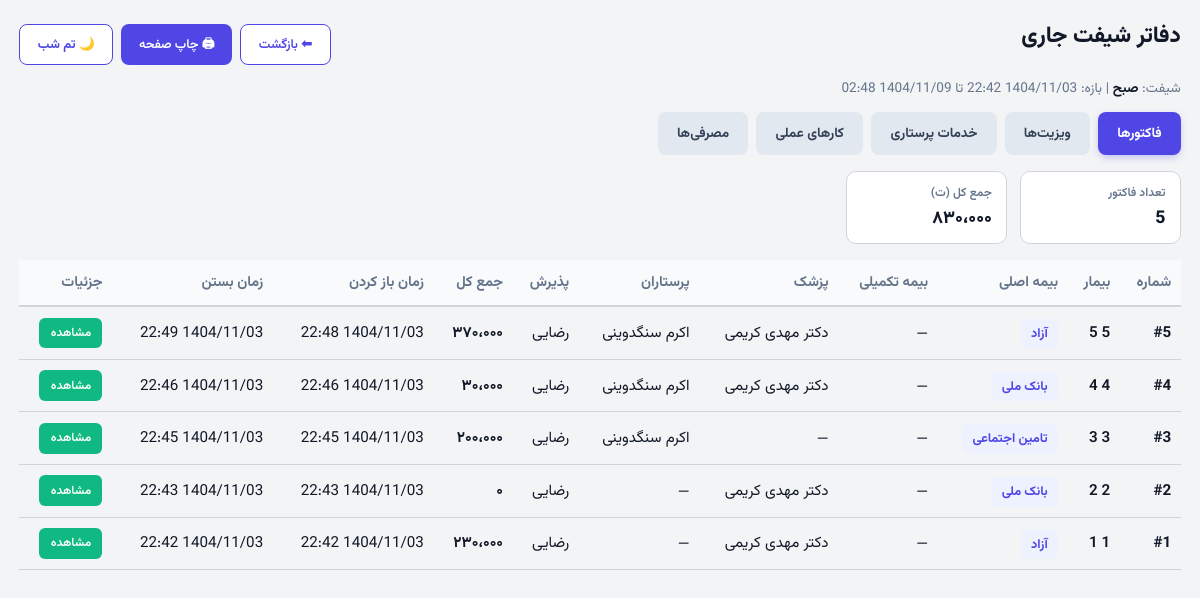
Page /reception/ledgers (signed in) on the committed database.
### tables this page shows
CREATE TABLE user_active_shift (
    user_id INTEGER PRIMARY KEY,
    active_shift TEXT NOT NULL,  -- 'morning', 'evening', 'night'
    work_date TEXT NOT NULL,     -- YYYY-MM-DD
    shift_started_at TIMESTAMP DEFAULT (datetime('now', '+3 hours', '+30 minutes')),
    FOREIGN KEY (user_id) REFERENCES users (id)
);

CREATE TABLE invoices (
    id INTEGER PRIMARY KEY AUTOINCREMENT,
    patient_id INTEGER NOT NULL,
    doctor_id INTEGER,
    nurse_id INTEGER,
    status TEXT DEFAULT 'open', -- 'open', 'closed'
    insurance_type TEXT,
    supplementary_insurance TEXT,
    total_amount REAL DEFAULT 0,
    work_date TEXT, -- YYYY-MM-DD (manual work date)
    shift TEXT, -- 'morning', 'evening', 'night'
    opened_at TIMESTAMP DEFAULT (datetime('now', '+3 hours', '+30 minutes')),
    closed_at TIMESTAMP,
    opened_by TEXT,
    opened_by_name TEXT,
    closed_by TEXT,
    closed_by_name TEXT,
    FOREIGN KEY (patient_id) REFERENCES patients (id),
    FOREIGN KEY (doctor_id) REFERENCES medical_staff (id),
    FOREIGN KEY (nurse_id) REFERENCES medical_staff (id)
);

### src/api/reception.py (the view)
@bp.route('/ledgers', methods=['GET'])
@login_required
def combined_ledgers():
    from src.adapters.sqlite.core import get_db
    db = get_db()
    from src.common.utils import get_current_shift_window
    shift, start_dt, end_dt = get_current_shift_window()
    injections = db.execute(
        '''SELECT i.id, i.injection_date, i.injection_type, i.count, i.unit_price, i.total_price, i.notes,
                  p.full_name AS patient_name,
                  doc.full_name AS doctor_name,
                  nurse.full_name AS nurse_name,
                  i.invoice_id
           FROM injections i
           JOIN patients p ON p.id = i.patient_id
           JOIN invoices inv ON inv.id = i.invoice_id AND inv.status = 'closed'
           LEFT JOIN medical_staff doc ON doc.id = i.doctor_id
           LEFT JOIN medical_staff nurse ON nurse.id = i.nurse_id
           WHERE i.work_date = ? AND i.shift = ? ORDER BY i.injection_date DESC''',
        (g.user_shift_status.get('work_date'), g.user_shift_status.get('active_shift'))
    ).fetchall()
    injections_list = [dict(r) for r in injections]
    injections_doctor = db.execute(
        '''SELECT i.id, i.injection_date, i.injection_type, i.count, i.unit_price, i.total_price, i.notes,
                  p.full_name AS patient_name,
                  doc.full_name AS doctor_name,
                  nurse.full_name AS nurse_name,
                  i.invoice_id
           FROM injections i
           JOIN patients p ON p.id = i.patient_id
           JOIN invoices inv ON inv.id = i.invoice_id AND inv.status = 'closed'
           LEFT JOIN medical_staff doc ON doc.id = i.doctor_id
           LEFT JOIN medical_staff nurse ON nurse.id = i.nurse_id
           WHERE i.work_date = ?
             AND i.shift = ?
             AND EXISTS (
                 SELECT 1 FROM visits v
                 WHERE v.invoice_id = i.invoice_id
             )
           ORDER BY i.injection_date DESC''',
        (g.user_shift_status.get('work_date'), g.user_shift_status.get('active_shift'))
    ).fetchall()
    injections_doctor_list = [dict(r) for r in injections_doctor]
    procedures = db.execute(
        '''SELECT pr.id, pr.procedure_date, pr.procedure_type, pr.price, pr.notes,
                  p.full_name AS patient_name, pr.performer_type,
                  doc.full_name AS doctor_name,
                  nurse.full_name AS nurse_name
           FROM procedures pr
           JOIN patients p ON p.id = pr.patient_id
           JOIN invoices inv ON inv.id = pr.invoice_id AND inv.status = 'closed'
           LEFT JOIN medical_staff doc ON doc.id = pr.doctor_id
           LEFT JOIN medical_staff nurse ON nurse.id = pr.nurse_id
           WHERE pr.work_date = ? AND pr.shift = ? ORDER BY pr.procedure_date DESC''',
        (g.user_shift_status.get('work_date'), g.user_shift_status.get('active_shift'))
    ).fetchall()
    procedures_list = [dict(r) for r in procedures]
    consumables_rows = db.execute(
        '''SELECT c.id, c.usage_date, c.item_name, c.category, c.quantity, c.unit_price, c.total_cost,
                  c.patient_provided, c.notes, p.full_name AS patient_name,
                  doc.full_name AS doctor_name, nurse.full_name AS nurse_name
           FROM consumables_ledger c
           JOIN patients p ON p.id = c.patient_id
           JOIN invoices inv ON inv.id = c.invoice_id AND inv.status = 'closed'
           LEFT JOIN medical_staff doc ON doc.id = c.doctor_id
           LEFT JOIN medical_staff nurse ON nurse.id = c.nurse_id
           WHERE c.work_date = ? AND c.shift = ?
           ORDER BY c.usage_date DESC''',
        (g.user_shift_status.get('work_date'), g.user_shift_status.get('active_shift'))
    ).fetchall()
    consumables_list = [dict(r) for r in consumables_rows]
    visits = db.execute(
        '''SELECT v.id, v.visit_date, v.insurance_type, v.supplementary_insurance, v.price AS total_amount, v.notes,
                  p.full_name AS patient_name, v.doctor_name,
                  doc.full_name AS shift_doctor_name, nurse.full_name AS shift_nurse_name
           FROM visits v
           JOIN patients p ON p.id = v.patient_id
           JOIN invoices inv ON inv.id = v.invoice_id AND inv.status = 'closed'
           LEFT JOIN medical_staff doc ON doc.id = v.doctor_id
           LEFT JOIN medical_staff nurse ON nurse.id = v.nurse_id
           WHERE v.work_date = ? AND v.shift = ?
           ORDER BY v.visit_date DESC''',
        (g.user_shift_status.get('work_date'), g.user_shift_status.get('active_shift'))
    ).fetchall()
    visits_list = [dict(r) for r in visits]
    invoices = db.execute(
        '''SELECT inv.id, inv.opened_at, inv.closed_at, inv.status, inv.total_amount,
                  inv.insurance_type, inv.supplementary_insurance, inv.opened_by,
                  p.full_name AS patient_name,
                  COALESCE(doc.full_name,
                                        (
                                            SELECT COALESCE(v.doctor_name, ms.full_name)
                                            FROM visits v
                                            LEFT JOIN medical_staff ms ON ms.id = v.doctor_id
                                            WHERE v.invoice_id = inv.id AND (v.doctor_name IS NOT NULL OR v.doctor_id IS NOT NULL)
                                            ORDER BY v.visit_date DESC LIMIT 1
                                        )
                                    ) AS doctor_name,
                                    nurse.full_name AS nurse_name,
                  (
                      SELECT GROUP_CONCAT(ms.full_name, '، ')
                      FROM (
                          SELECT DISTINCT nurse_id FROM injections WHERE invoice_id = inv.id AND nurse_id IS NOT NULL
                          UNION
                          SELECT DISTINCT nurse_id FROM procedures WHERE invoice_id = inv.id AND nurse_id IS NOT NULL
                          UNION
                          SELECT DISTINCT nurse_id FROM consumables_ledger WHERE invoice_id = inv.id AND nurse_id IS NOT NULL
                      ) AS all_nurses
                      JOIN medical_staff ms ON ms.id = all_nurses.nurse_id
                  ) AS all_nurses_names
           FROM invoices inv
           JOIN patients p ON p.id = inv.patient_id
           LEFT JOIN medical_staff doc ON doc.id = inv.doctor_id
           LEFT JOIN medical_staff nurse ON nurse.id = inv.nurse_id
           WHERE inv.status = 'closed' AND inv.work_date = ? AND inv.shift = ?
           ORDER BY inv.closed_at DESC''',
        (g.user_shift_status.get('work_date'), g.user_shift_status.get('active_shift'))
    ).fetchall()
    invoices_list = [dict(r) for r in invoices]
    return render_template('reception/ledgers.html',
                           shift=shift,
                           start=start_dt,
                           end=end_dt,
                           injections=injections_list,
                           injections_doctor=injections_doctor_list,
                           procedures=procedures_list,
                           consumables=consumables_list,
                           visits=visits_list,
                           invoices=invoices_list)

### src/adapters/sqlite/core.py (called while the page is built)
def close_connection(exception):
    db = getattr(g, '_database', None)
    if db is not None:
        db.close()

### src/adapters/sqlite/user_shift_repo.py (called while the page is built, shortened)
    def _ensure_table(self):
        global _table_ensured
        if _table_ensured:
            return

    def get_user_active_shift(self, user_id: int) -> Optional[Dict]:
        self._ensure_table()
        db = get_db()
        row = db.execute(
            "SELECT * FROM user_active_shift WHERE user_id = ?",
            (user_id,)
        ).fetchone()
        return dict(row) if row else None

    def get_effective_shift_for_user(self, user_id: int) -> tuple[str, str, bool, bool]:
        self._ensure_table()
        now = iran_now()
        user_shift = self.get_user_active_shift(user_id)
        if not user_shift:
            default_shift = 'morning'
            default_work_date = now.strftime('%Y-%m-%d')
            self.set_user_active_shift(user_id, default_shift, default_work_date)
            return (default_shift, default_work_date, False, False)
        return (user_shift['active_shift'], user_shift['work_date'], False, False)

### src/api/auth.py (called while the page is built)
def login_required(view):
    @functools.wraps(view)
    def wrapped_view(**kwargs):
        if g.user is None:
            return redirect(url_for("auth.login"))
        return view(**kwargs)
    return wrapped_view

### src/common/jalali.py (called while the page is built)
    def persian_tuple(self):
        return self.persian_year, self.persian_month, self.persian_day

### src/common/utils.py (called while the page is built)
def iran_now() -> datetime:
    return datetime.utcnow() + IRAN_UTC_OFFSET

def parse_datetime(dt: datetime | str | None) -> datetime | None:
    if dt is None:
        return None
    if isinstance(dt, datetime):
        return dt
    if isinstance(dt, str):
        if not dt or dt == '—':
            return None
        try:
            return datetime.strptime(dt, '%Y-%m-%d %H:%M:%S')
        except ValueError:
            try:
                return datetime.strptime(dt, '%Y-%m-%d')
            except ValueError:
                return None
    return None

def format_jalali_datetime(dt: datetime | str | None, include_seconds: bool = False) -> str:
    parsed_dt = parse_datetime(dt)
    if parsed_dt is None:
        return '—'
    jy, jm, jd = gregorian_to_jalali(parsed_dt.year, parsed_dt.month, parsed_dt.day)
    if include_seconds:
        return f"{jy}/{jm:02d}/{jd:02d} {parsed_dt.hour:02d}:{parsed_dt.minute:02d}:{parsed_dt.second:02d}"
    return f"{jy}/{jm:02d}/{jd:02d} {parsed_dt.hour:02d}:{parsed_dt.minute:02d}"

### src/templates/reception/ledgers.html (shortened to what this page needs)
<!doctype html>
<html lang="fa" dir="rtl">
<head>
<link href="{{ url_for('static', filename='css/vazirmatn.css') }}" rel="stylesheet" type="text/css" />
</head>
<body>
 <div class="wrap">
  <div class="top-bar">
    <h1>دفاتر شیفت جاری</h1>
    <div style="display:flex;gap:.5rem;">
      <a class="btn outline" href="{{ url_for('reception.index') }}">⬅ بازگشت</a>
      <button class="btn" onclick="window.print()">🖨 چاپ صفحه</button>
      <button id="themeToggleLedgers" class="btn outline" style="font-weight:700;">🌙 تم شب</button>
    </div>
  </div>
  <div style="font-size:.85rem;color:#64748b;margin-bottom:.8rem;">شیفت: <strong style="color:var(--text);">{{ 'صبح' if shift=='morning' else ('عصر' if shift=='evening' else 'شب') }}</strong> | بازه: {{ start | jalali_local }} تا {{ end | jalali_local }}</div>
  <div class="tabs">
    <button class="tab-btn active" data-tab="invoices">فاکتورها</button>
    <button class="tab-btn" data-tab="visits">ویزیت‌ها</button>
    <button class="tab-btn" data-tab="nursing">خدمات پرستاری</button>
    <button class="tab-btn" data-tab="procedures">کارهای عملی</button>
    <button class="tab-btn" data-tab="consumables">مصرفی‌ها</button>
  </div>
  <div id="panel-invoices" class="panel active">
    {% if invoices %}
    <div class="summary">
      <div class="sum-box"><span>تعداد فاکتور</span><div class="sum-val">{{ invoices|length }}</div></div>
      <div class="sum-box"><span>جمع کل (ت)</span><div class="sum-val">{{ invoices|sum(attribute='total_amount')|int | fa_num }}</div></div>
    </div>
    <div style="overflow:auto;max-height:60vh;">
      <table>
        <thead><tr><th>شماره</th><th>بیمار</th><th>بیمه اصلی</th><th>بیمه تکمیلی</th><th>پزشک</th><th>پرستاران</th><th>پذیرش</th><th>جمع کل</th><th>زمان باز کردن</th><th>زمان بستن</th><th>جزئیات</th></tr></thead>
        <tbody>
        {% for r in invoices %}
          <tr>
            <td style="font-weight:700;">#{{ r.id }}</td>
            <td style="font-weight:600;">{{ r.patient_name }}</td>
            <td><span class="badge">{{ r.insurance_type or 'آزاد' }}</span></td>
            <td>{{ r.supplementary_insurance or '—' }}</td>
            <td>{{ r.doctor_name or '—' }}</td>
            <td style="max-width:200px; white-space:normal;">{{ r.all_nurses_names or r.nurse_name or '—' }}</td>
            <td>{{ r.opened_by_name or r.opened_by or '—' }}</td>
            <td style="font-weight:700;">{{ (r.total_amount or 0)|int | fa_num }}</td>
            <td>{{ r.opened_at | jalali_datetime }}</td>
            <td>{{ r.closed_at | jalali_datetime }}</td>
            <td><button class="btn-details" onclick="showInvoiceDetails({{ r.id }})">مشاهده</button></td>
          </tr>
        {% endfor %}
        </tbody></table>
    </div>
    {% else %}<div class="empty">فاکتور بسته‌شده‌ای در این شیفت وجود ندارد</div>{% endif %}
  </div>
 </div>
</body>
</html>

### src/static/css/vazirmatn.css (style rules this page uses)
body, html { font-family: 'Vazirmatn', 'Vazirmatn FD', Tahoma, Arial, sans-serif; }

### src/templates/reception/ledgers.html (style rules this page uses)
:root { --bg:#f3f4f6; --card:#fff; --text:#111827; --accent:#6366f1; --border:#d1d5db; --thead:#f9fafb; }
body { font-family:'Vazirmatn',Tahoma,sans-serif;background:var(--bg);margin:0;padding:1.2rem;color:var(--text);transition:.3s; }
.wrap { max-width:1500px;margin:0 auto; }
h1 { margin:0 0 1rem;font-size:1.4rem;font-weight:800; }
.tabs { display:flex;gap:.5rem;flex-wrap:wrap;margin-bottom:1rem; }
.tab-btn { cursor:pointer;border:none;padding:.7rem 1.2rem;font-family:inherit;font-size:.85rem;font-weight:700;border-radius:8px;background:#e2e8f0;color:#334155;transition:.15s; }
.tab-btn.active { background:#4f46e5;color:#fff;box-shadow:0 3px 8px -2px rgba(79,70,229,.4); }
.panel { display:none;animation:fade .25s ease; }
.panel.active { display:block; }
table { width:100%;border-collapse:separate;border-spacing:0; }
th { background:var(--thead);font-weight:700;font-size:.9rem;padding:.7rem .6rem;text-align:right;border-bottom:2px solid var(--border);color:#64748b;white-space:nowrap; }
td { padding:.65rem .6rem;font-size:.95rem;border-bottom:1px solid var(--border);vertical-align:middle;color:var(--text); }
.badge { padding:.3rem .65rem;border-radius:6px;background:#eef2ff;color:#4f46e5;font-size:.8rem;font-weight:700; }
.summary { display:flex;gap:.8rem;flex-wrap:wrap;margin:.6rem 0 1rem; }
.sum-box { background:var(--card);border:1px solid var(--border);padding:.7rem .9rem;border-radius:10px;display:flex;flex-direction:column;gap:.2rem;min-width:130px;color:var(--text); }
.sum-box span:first-child { font-size:.75rem;color:#64748b;font-weight:600; }
.sum-val { font-size:1.1rem;font-weight:800; }
.top-bar { display:flex;justify-content:space-between;align-items:center;flex-wrap:wrap;gap:.8rem;margin-bottom:.5rem; }
.btn { cursor:pointer;background:#4f46e5;color:#fff;border:none;padding:.6rem 1.1rem;font-family:inherit;font-size:.8rem;border-radius:8px;font-weight:600;text-decoration:none;display:inline-flex;align-items:center; }
.btn.outline { background:#fff;color:#4f46e5;border:1px solid #4f46e5; }
.btn-details { cursor:pointer;background:#10b981;color:#fff;border:none;padding:.4rem .7rem;font-family:inherit;font-size:.75rem;border-radius:6px;font-weight:600; }

### rows in the picture
user_active_shift: active_shift "صبح"
invoices: id "5", patient_name "5 5", insurance_type "آزاد", supplementary_insurance "—", doctor_name "دکتر مهدی کریمی", all_nurses_names "اکرم سنگدوینی", opened_by "رضایی", total_amount "۳۷۰،۰۰۰", opened_at|jalali_datetime "1404/11/03 22:48", closed_at|jalali_datetime "1404/11/03 22:49"
invoices: id "4", patient_name "4 4", insurance_type "بانک ملی", supplementary_insurance "—", doctor_name "دکتر مهدی کریمی", all_nurses_names "اکرم سنگدوینی", opened_by "رضایی", total_amount "۳۰،۰۰۰", opened_at|jalali_datetime "1404/11/03 22:46", closed_at|jalali_datetime "1404/11/03 22:46"
invoices: id "3", patient_name "3 3", insurance_type "تامین اجتماعی", supplementary_insurance "—", doctor_name "—", all_nurses_names "اکرم سنگدوینی", opened_by "رضایی", total_amount "۲۰۰،۰۰۰", opened_at|jalali_datetime "1404/11/03 22:45", closed_at|jalali_datetime "1404/11/03 22:45"
invoices: id "2", patient_name "2 2", insurance_type "بانک ملی", supplementary_insurance "—", doctor_name "دکتر مهدی کریمی", all_nurses_names "—", opened_by "رضایی", total_amount "۰", opened_at|jalali_datetime "1404/11/03 22:43", closed_at|jalali_datetime "1404/11/03 22:43"
invoices: id "1", patient_name "1 1", insurance_type "آزاد", supplementary_insurance "—", doctor_name "دکتر مهدی کریمی", all_nurses_names "—", opened_by "رضایی", total_amount "۲۳۰،۰۰۰", opened_at|jalali_datetime "1404/11/03 22:42", closed_at|jalali_datetime "1404/11/03 22:42"

### other values in the picture
{{ start | jalali_local }} "1404/11/03 22:42"
{{ end | jalali_local }} "1404/11/09 02:48"
{{ invoices|length }} "5"
{{ invoices|sum(attribute='total_amount')|int | fa_num }} "۸۳۰،۰۰۰"
